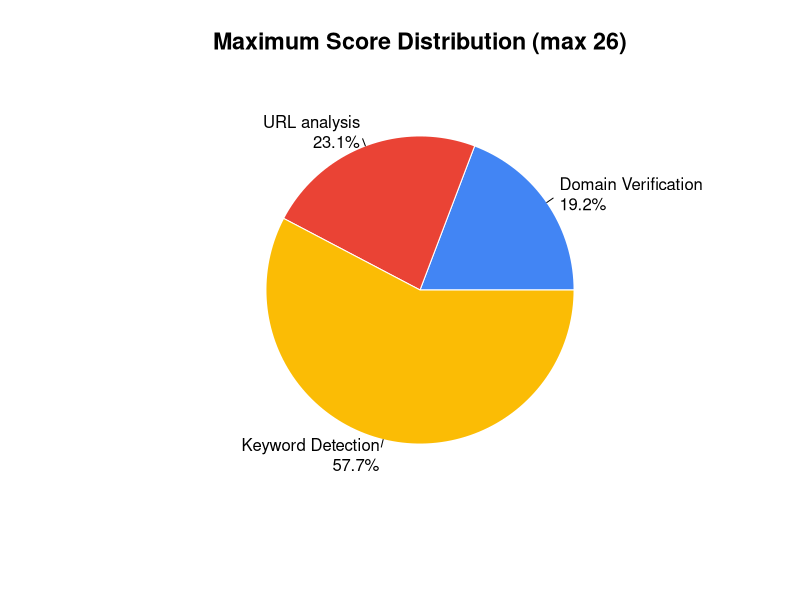

This chart was generated by the following R code:
## ---- chunk 1
labels <- c("Domain Verification", "URL analysis", "Keyword Detection")
values <- c(5, 6, 15)
percentages <- round(values / sum(values) * 100, 1)
label_text <- paste0(labels, "\n", percentages, "%")
colors <- c("#4285F4", "#EA4335", "#FBBC05")
pie(
  values,
  labels = label_text,
  col = colors,
  border = "white",
  main = "Maximum Score Distribution (max 26)",
  cex.main = 1.4,
  cex = 1
)
